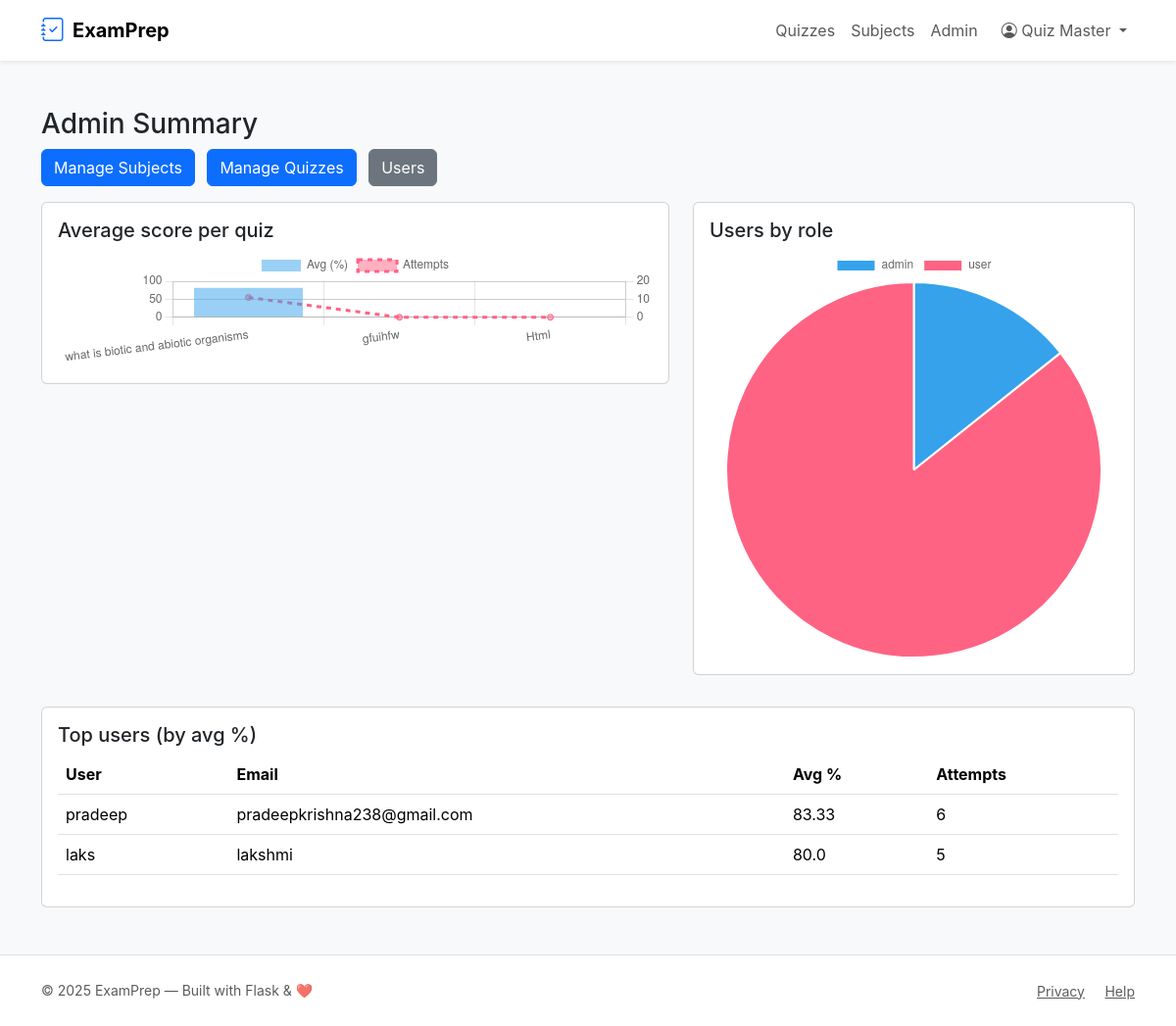
The page /admin/stats (signed in) on the database its author committed.
### tables this page shows
CREATE TABLE users (
    id INTEGER PRIMARY KEY AUTOINCREMENT,
    email TEXT UNIQUE NOT NULL,
    password_hash TEXT NOT NULL,
    full_name TEXT,
    qualification TEXT,
    dob TEXT,
    role TEXT NOT NULL CHECK(role IN ('admin','user')) DEFAULT 'user',
    created_on TEXT NOT NULL DEFAULT (datetime('now'))
);

### app.py (the view)
@app.route('/admin/stats')
@admin_required
def admin_stats():
    avg_rows = query_db('''
        SELECT q.id, q.title, AVG( (1.0 * s.score) / s.total * 100 ) as avg_percent, COUNT(s.id) as attempts
        FROM quizzes q
        LEFT JOIN scores s ON s.quiz_id = q.id
        GROUP BY q.id
        ORDER BY avg_percent DESC
    ''')
    quiz_labels = [r['title'] for r in avg_rows]
    quiz_avgs = [round(r['avg_percent'] or 0,2) for r in avg_rows]
    quiz_attempts = [r['attempts'] for r in avg_rows]
    role_rows = query_db('SELECT role, COUNT(*) as cnt FROM users GROUP BY role')
    roles = [r['role'] for r in role_rows]
    role_counts = [r['cnt'] for r in role_rows]
    top_users = query_db('''
        SELECT u.id, u.email, u.full_name, AVG( (1.0*s.score)/s.total*100 ) as avg_percent, COUNT(s.id) as attempts
        FROM users u
        JOIN scores s ON s.user_id = u.id
        GROUP BY u.id
        HAVING attempts > 0
        ORDER BY avg_percent DESC
        LIMIT 10
    ''')
    return render_template('admin_stats.html',
                           quiz_labels=json.dumps(quiz_labels),
                           quiz_avgs=json.dumps(quiz_avgs),
                           quiz_attempts=json.dumps(quiz_attempts),
                           roles=json.dumps(roles),
                           role_counts=json.dumps(role_counts),
                           top_users=top_users
                           )

### app.py (called while the page is built)
def get_db():
    db = getattr(g, '_database', None)
    if db is None:
        db = g._database = sqlite3.connect(DATABASE)
        db.row_factory = sqlite3.Row
    return db

@app.teardown_appcontext
def close_connection(exc):
    db = getattr(g, '_database', None)
    if db is not None:
        db.close()

def query_db(query, args=(), one=False):
    cur = get_db().execute(query, args)
    rv = cur.fetchall()
    cur.close()
    return (rv[0] if rv else None) if one else rv

def admin_required(f):
    @wraps(f)
    def decorated(*args, **kwargs):
        if 'user_id' not in session or session.get('role') != 'admin':
            flash('Admin access required.', 'danger')
            return redirect(url_for('index'))
        return f(*args, **kwargs)
    return decorated

### templates/admin_stats.html (shortened to what this page needs)
{% extends 'layout.html' %}
{% block content %}
<h3>Admin Summary</h3>
<div class="mb-3">
  <a class="btn btn-primary me-2" href="{{ url_for('admin_subjects') }}">Manage Subjects</a>
  <a class="btn btn-primary me-2" href="{{ url_for('admin_quizzes') }}">Manage Quizzes</a>
  <a class="btn btn-secondary" href="{{ url_for('admin_users') }}">Users</a>
</div>
<div class="row">
  <div class="col-md-7">
    <div class="card mb-3 p-3">
      <h5>Average score per quiz</h5>
      <canvas id="avgQuizChart" height="120"></canvas>
    </div>
  </div>
  <div class="col-md-5">
    <div class="card mb-3 p-3">
      <h5>Users by role</h5>
      <canvas id="rolePieChart" height="200"></canvas>
    </div>
  </div>
</div>
<div class="card mt-3 p-3">
  <h5>Top users (by avg %)</h5>
  <table class="table">
    <thead><tr><th>User</th><th>Email</th><th>Avg %</th><th>Attempts</th></tr></thead>
    <tbody>
      {% for u in top_users %}
        <tr>
          <td>{{ u.full_name or '-' }}</td>
          <td>{{ u.email }}</td>
          <td>{{ (u.avg_percent or 0) | round(2) }}</td>
          <td>{{ u.attempts }}</td>
        </tr>
      {% else %}
        <tr><td colspan="4">No attempts yet</td></tr>
      {% endfor %}
    </tbody>
  </table>
</div>
<script>
const quizLabels = {{ quiz_labels | safe }};
const quizAvgs = {{ quiz_avgs | safe }};
const quizAttempts = {{ quiz_attempts | safe }};
const roles = {{ roles | safe }};
const roleCounts = {{ role_counts | safe }};
// avg per quiz bar
new Chart(document.getElementById('avgQuizChart'), {
  type: 'bar',
  data: {
    labels: quizLabels,
    datasets: [{
      label: 'Avg (%)',
      data: quizAvgs
    },{
      label: 'Attempts',
      data: quizAttempts,
      type: 'line',
      yAxisID: 'y1',
      borderDash: [5,5]
    }]
  },
  options: {
    scales: {
      y: { beginAtZero: true, max:100 },
      y1: { position: 'right', beginAtZero: true }
    }
  }
});
// roles pie chart
new Chart(document.getElementById('rolePieChart'), {
  type: 'pie',
  data: {
    labels: roles,
    datasets: [{ data: roleCounts }]
  }
});
</script>
{% endblock %}

### templates/layout.html (shortened to what this page needs)
<!doctype html>
<html lang="en">
<head>
  <link href="https://cdn.jsdelivr.net/npm/bootstrap@5.3.2/dist/css/bootstrap.min.css" rel="stylesheet"
>
  <link href="https://cdn.jsdelivr.net/npm/bootstrap-icons@1.11.3/font/bootstrap-icons.css" rel="stylesheet">
  <link rel="stylesheet" href="{{ url_for('static', filename='css/style.css') }}">
</head>
<body class="bg-light text-dark">
<nav class="navbar navbar-expand-lg navbar-white bg-white shadow-sm">
  <div class="container">
    <a class="navbar-brand d-flex align-items-center" href="{{ url_for('index') }}">
      <i class="bi bi-journal-check fs-4 me-2 text-primary"></i>
      <span class="fw-bold">ExamPrep</span>
    </a>
    <div class="collapse navbar-collapse" id="mainNav">
      <ul class="navbar-nav ms-auto align-items-lg-center">
        <li class="nav-item"><a class="nav-link" href="{{ url_for('list_quizzes') }}">Quizzes</a></li>
        <li class="nav-item"><a class="nav-link" href="{{ url_for('user_dashboard') }}">Subjects</a></li>
        {% if session.get('user_id') and session.get('role')=='admin' %}
          <li class="nav-item"><a class="nav-link" href="{{ url_for('admin_dashboard') }}">Admin</a></li>
        {% endif %}
        {% if session.get('user_id') %}
          <li class="nav-item dropdown ms-2">
            <a class="nav-link dropdown-toggle" href="#" role="button" data-bs-toggle="dropdown">
              <i class="bi bi-person-circle"></i> {{ session.get('user_name') }}
            </a>
          </li>
        {% else %}
          <li class="nav-item"><a class="btn btn-outline-primary ms-2" href="{{ url_for('login') }}">Login</a></li>
          <li class="nav-item"><a class="btn btn-primary ms-2" href="{{ url_for('register') }}">Register</a></li>
        {% endif %}
      </ul>
    </div>
  </div>
</nav>
<main class="py-5">
  <div class="container">
    {% block content %}{% endblock %}
  </div>
</main>
<footer class="bg-white py-4 mt-auto border-top">
  <div class="container d-flex flex-column flex-md-row justify-content-between align-items-center">
    <div class="small text-muted">© {{ (2025) }} ExamPrep — Built with Flask & ❤️</div>
    <div>
      <a class="text-muted small me-3" href="#">Privacy</a>
      <a class="text-muted small" href="#">Help</a>
    </div>
  </div>
</footer>
</body>
</html>

### static/css/style.css (style rules this page uses)
body { font-family: Inter, system-ui, -apple-system, "Segoe UI", Roboto, "Helvetica Neue", Arial; }

### rows shown on the page
users: get "Quiz Master"
users: full_name "pradeep", email "pradeepkrishna238@gmail.com", avg_percent "83.33", attempts "6"
users: full_name "laks", email "lakshmi", avg_percent "80.0", attempts "5"

### other values the page prints
{{ (2025) }} "2025"
chart data {{ quiz_labels | safe }} ["what is biotic and abiotic organisms", "gfuihfw", "Html"]
chart data {{ quiz_avgs | safe }} [81.82, 0, 0]
chart data {{ quiz_attempts | safe }} [11, 0, 0]
chart data {{ roles | safe }} ["admin", "user"]
